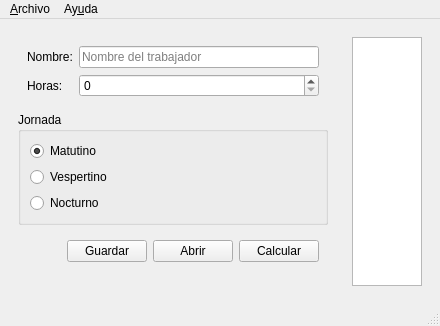
<?xml version="1.0" encoding="UTF-8"?>
<ui version="4.0">
 <class>Principal</class>
 <widget class="QMainWindow" name="Principal">
  <property name="geometry">
   <rect>
    <x>0</x>
    <y>0</y>
    <width>413</width>
    <height>326</height>
   </rect>
  </property>
  <property name="windowTitle">
   <string>Principal</string>
  </property>
  <widget class="QWidget" name="centralwidget">
   <layout class="QHBoxLayout" name="horizontalLayout_2">
    <item>
     <widget class="QWidget" name="widget_3" native="true">
      <property name="sizePolicy">
       <sizepolicy hsizetype="Fixed" vsizetype="Preferred">
        <horstretch>0</horstretch>
        <verstretch>0</verstretch>
       </sizepolicy>
      </property>
      <layout class="QVBoxLayout" name="verticalLayout_2">
       <item>
        <widget class="QWidget" name="widget" native="true">
         <layout class="QFormLayout" name="formLayout">
          <item row="0" column="0">
           <widget class="QLabel" name="label">
            <property name="text">
             <string>Nombre:</string>
            </property>
           </widget>
          </item>
          <item row="0" column="1">
           <widget class="QLineEdit" name="inNombre">
            <property name="toolTip">
             <string>Ingrese el nombre del trabajador</string>
            </property>
            <property name="placeholderText">
             <string>Nombre del trabajador</string>
            </property>
           </widget>
          </item>
          <item row="1" column="0">
           <widget class="QLabel" name="label_2">
            <property name="text">
             <string>Horas:</string>
            </property>
           </widget>
          </item>
          <item row="1" column="1">
           <widget class="QSpinBox" name="inHoras">
            <property name="statusTip">
             <string>Horas trabajadas durante la semana</string>
            </property>
           </widget>
          </item>
         </layout>
        </widget>
       </item>
       <item>
        <widget class="QGroupBox" name="groupBox">
         <property name="title">
          <string>Jornada</string>
         </property>
         <layout class="QVBoxLayout" name="verticalLayout">
          <item>
           <widget class="QRadioButton" name="inMatutino">
            <property name="statusTip">
             <string>Jornada de la mañana</string>
            </property>
            <property name="text">
             <string>Matutino</string>
            </property>
            <property name="checked">
             <bool>true</bool>
            </property>
           </widget>
          </item>
          <item>
           <widget class="QRadioButton" name="inVespertino">
            <property name="statusTip">
             <string>Jornada de la tarde</string>
            </property>
            <property name="text">
             <string>Vespertino</string>
            </property>
           </widget>
          </item>
          <item>
           <widget class="QRadioButton" name="inNocturno">
            <property name="statusTip">
             <string>Jornada de la noche</string>
            </property>
            <property name="text">
             <string>Nocturno</string>
            </property>
           </widget>
          </item>
         </layout>
        </widget>
       </item>
       <item>
        <widget class="QWidget" name="widget_2" native="true">
         <layout class="QHBoxLayout" name="horizontalLayout">
          <item>
           <spacer name="horizontalSpacer">
            <property name="orientation">
             <enum>Qt::Horizontal</enum>
            </property>
            <property name="sizeHint" stdset="0">
             <size>
              <width>40</width>
              <height>20</height>
             </size>
            </property>
           </spacer>
          </item>
          <item>
           <widget class="QPushButton" name="cmdGuardar">
            <property name="text">
             <string>Guardar</string>
            </property>
           </widget>
          </item>
          <item>
           <widget class="QPushButton" name="cmdAbrir">
            <property name="text">
             <string>Abrir</string>
            </property>
           </widget>
          </item>
          <item>
           <widget class="QPushButton" name="cmdCalcular">
            <property name="statusTip">
             <string>Presione para realizar los calculos</string>
            </property>
            <property name="text">
             <string>Calcular</string>
            </property>
           </widget>
          </item>
         </layout>
        </widget>
       </item>
       <item>
        <spacer name="verticalSpacer">
         <property name="orientation">
          <enum>Qt::Vertical</enum>
         </property>
         <property name="sizeHint" stdset="0">
          <size>
           <width>20</width>
           <height>27</height>
          </size>
         </property>
        </spacer>
       </item>
      </layout>
     </widget>
    </item>
    <item>
     <widget class="QWidget" name="widget_4" native="true">
      <layout class="QVBoxLayout" name="verticalLayout_3">
       <item>
        <widget class="QPlainTextEdit" name="outResultado"/>
       </item>
      </layout>
     </widget>
    </item>
   </layout>
  </widget>
  <widget class="QMenuBar" name="menubar">
   <property name="geometry">
    <rect>
     <x>0</x>
     <y>0</y>
     <width>413</width>
     <height>21</height>
    </rect>
   </property>
   <widget class="QMenu" name="menu_Archivo">
    <property name="title">
     <string>&amp;Archivo</string>
    </property>
    <addaction name="action_Nuevo"/>
    <addaction name="actionA_brir"/>
    <addaction name="action_Guardar"/>
    <addaction name="separator"/>
    <addaction name="action_Salir"/>
    <addaction name="separator"/>
    <addaction name="action_Salir_2"/>
   </widget>
   <widget class="QMenu" name="menuAy_uda">
    <property name="title">
     <string>Ay&amp;uda</string>
    </property>
    <addaction name="action_Acerca_de_Salarios"/>
   </widget>
   <addaction name="menu_Archivo"/>
   <addaction name="menuAy_uda"/>
  </widget>
  <widget class="QStatusBar" name="statusbar"/>
  <action name="action_Nuevo">
   <property name="text">
    <string>&amp;Nuevo</string>
   </property>
  </action>
  <action name="actionA_brir">
   <property name="text">
    <string>A&amp;brir</string>
   </property>
  </action>
  <action name="action_Guardar">
   <property name="text">
    <string>&amp;Guardar</string>
   </property>
  </action>
  <action name="action_Salir">
   <property name="text">
    <string>&amp;Calcular</string>
   </property>
  </action>
  <action name="action_Salir_2">
   <property name="text">
    <string>&amp;Salir</string>
   </property>
  </action>
  <action name="action_Acerca_de_Salarios">
   <property name="text">
    <string>&amp;Acerca de Salarios</string>
   </property>
  </action>
 </widget>
 <resources/>
 <connections/>
</ui>
